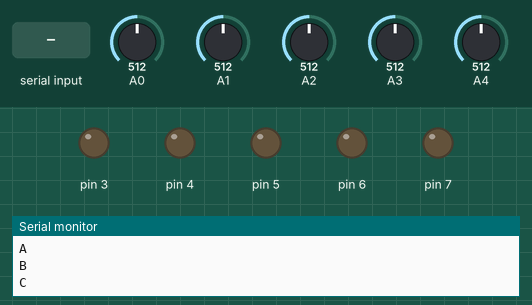
This sketch was run on a simulated Arduino Uno, built with avr-gcc and run on an emulated ATmega328P. Parts: output pins drawn as LEDs (lit = HIGH), the last lines printed to the serial monitor. The inputs (shaded band) are chosen by the test bench; at power-on: A0 = 512, A1 = 512, A2 = 512, A3 = 512, A4 = 512.

Above: at 1.2 s.
1.3 s: "2" received over Serial
At 3.0 s:
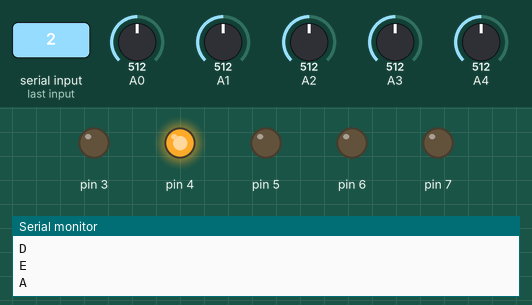
4.3 s: "3" received over Serial
At 5.9 s:
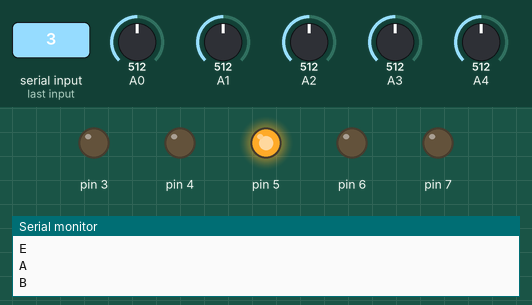
7.3 s: "4" received over Serial
At 8.8 s:
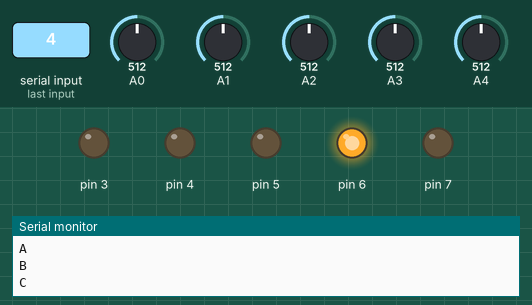
10.3 s: "5" received over Serial
At 14.0 s:
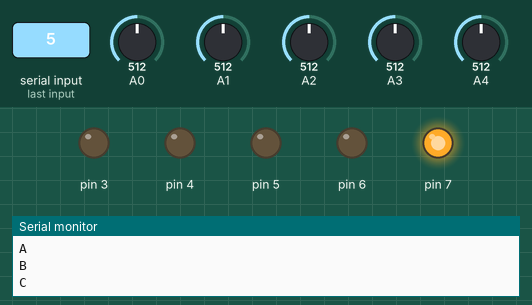
Timing chart, 0 to 16.2 s (numbered marks = the images above; inputs shaded):
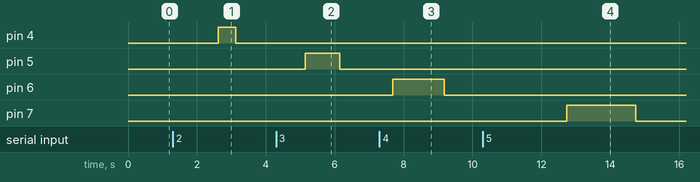

Measured:
- after the input at 1.3 s, pin 4: LOW → HIGH after 1.3 s, → LOW 0.50 s later
- after the input at 4.3 s, pin 5: LOW → HIGH after 0.85 s, → LOW 1.0 s later
- after the input at 7.3 s, pin 6: LOW → HIGH after 0.38 s, → LOW 1.5 s later
- after the input at 10.3 s, pin 7: LOW → HIGH after 2.4 s, → LOW 2.0 s later

The sketch:

final_project_fix.ino
```cpp
double raw = 0.0;
double filter [50];
double sum = 0.0;
double getSensorAvg();
double sensitivity = 400.0;

#include "Filter.h"
#include "MegunoLink.h"

ExponentialFilter <double> Filter0(50,0);
ExponentialFilter <double> Filter1(50,0);
ExponentialFilter <double> Filter2(50,0);
ExponentialFilter <double> Filter3(50,0);
ExponentialFilter <double> Filter4(50,0);

void setup() {
  Serial.begin(9600);
  for (int i = 3; i < 8; i++)
  {
    pinMode(i, OUTPUT);
    digitalWrite(i, LOW);
  }
}

void loop() {
    Filter0.Filter(getSensorAvg(0));
    Filter1.Filter(getSensorAvg(1));
    Filter2.Filter(getSensorAvg(2));
    Filter3.Filter(getSensorAvg(3));
    Filter4.Filter(getSensorAvg(4));

//    for (int i = 3; i < 8; i++)
//    {
//      pinMode(i, OUTPUT);
//      digitalWrite(i, LOW);
//    }

    switch (Serial.read()){

      case'1':
            digitalWrite(3, HIGH);
      break;

      case'2':
            digitalWrite(4, HIGH);
      break;

      case'3':
            digitalWrite(5, HIGH);
      break;

      case'4':
            digitalWrite(6, HIGH);
      break;

      case'5':
            digitalWrite(7, HIGH);
      break;
/*******************************************************/
      case'6':
            digitalWrite(3, LOW);

      break;

      case'7':
            digitalWrite(4, LOW);
      break;

      case'8':
            digitalWrite(5, LOW);
      break;

      case'9':
            digitalWrite(6, LOW);
      break;

      case'0':
            digitalWrite(7, LOW);
      break;
    }

    if(Filter0.Current()> sensitivity){
      Serial.println("A");
      digitalWrite(3, LOW);
      delay(500);
    }
    if(Filter1.Current()> sensitivity){
      Serial.println("B");
      digitalWrite(4, LOW);
      delay(500);
    }
    if(Filter2.Current()> sensitivity){
      Serial.println("C");
      digitalWrite(5, LOW);
      delay(500);
    }
    if(Filter3.Current()> sensitivity){
      Serial.println("D");
      digitalWrite(6, LOW);
      delay(500);
    }
    if(Filter4.Current()> sensitivity){
      Serial.println("E");
      digitalWrite(7, LOW);
      delay(500);
    }
//    Serial.print(Filter0.Current());
//    Serial.print(" ");
//    Serial.print(Filter1.Current());
//    Serial.print(" ");
//    Serial.print(Filter2.Current());
//    Serial.print(" ");
//    Serial.print(Filter3.Current());
//    Serial.print(" ");
//    Serial.print(Filter4.Current());
//    Serial.println(" ");
}

double getSensorAvg(int analogPin)
{
  for (int a = 0; a < 50; a++)
  {
    raw = analogRead(analogPin);
    filter [a] = raw;
    sum += filter[a];
  }
  double avg = sum/50.0;
  sum = 0;
  return avg;
}
```
